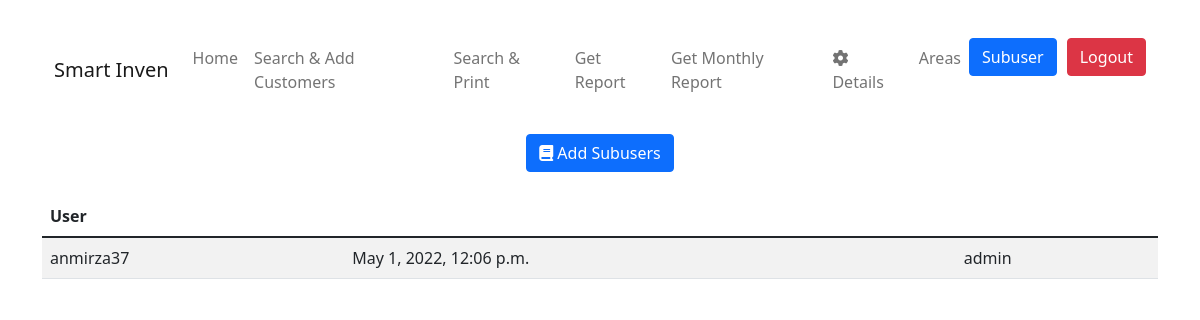
Before: /show_subusers/ (signed in) with the older database file.
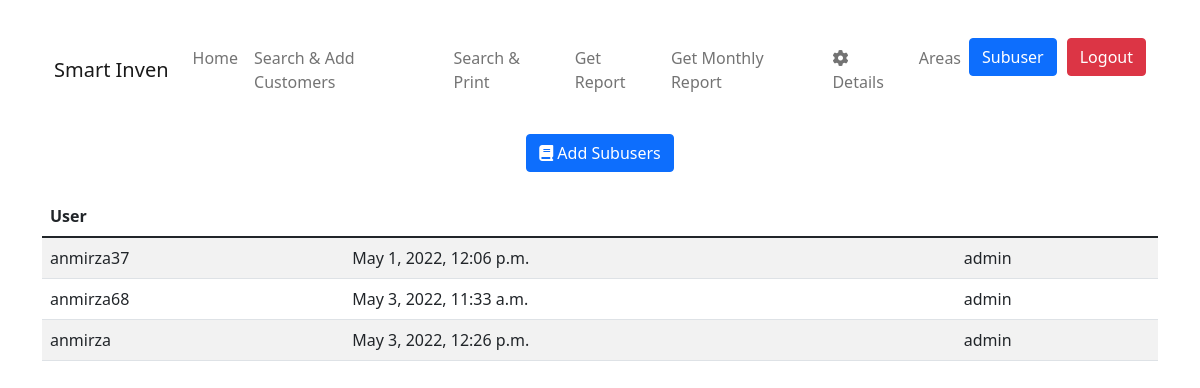
After: the same page with the newer database file.
### main/models.py (models this page shows, shortened)
class Subuser(models.Model):
    name = models.CharField(max_length=255, unique=True)
    created_at = models.DateTimeField(auto_now_add=True)
    created_by = models.ForeignKey(
        User, related_name='subuser', on_delete=models.CASCADE)

### main/views.py (the view)
# urls.py: path('show_subusers/', views.show_subusers, name='show_subusers'),
@login_required
def show_subusers(request):
    subuser = {}
    if Subuser.objects.all().exists():
        subuser = Subuser.objects.filter(created_by=request.user)
    return render(request, 'subusers.html', {'subuser': subuser})

### main/templates/subusers.html (shortened to what this page needs)
{% extends 'base.html' %} {% block title %}Subusers{% endblock %} {% block navbar %}
<nav class="navbar navbar-expand-lg navbar-light container">
  <div class="container-fluid">
    <a class="navbar-brand" href="{% url 'home' %}">Smart Inven</a>
    <div class="collapse navbar-collapse" id="navbarNav">
      <ul class="navbar-nav">
        <li class="nav-item">
          <a class="nav-link" aria-current="page" href="{% url 'home' %}"
            >Home</a
          >
        </li>
        <li class="nav-item">
          <a class="nav-link" href="{% url 'search' %}"
            >Search & Add Customers</a
          >
        </li>
        <li class="nav-item">
          <a class="nav-link" href="{% url 'search-and-print' %}"
            >Search & Print</a
          >
        </li>
        <li class="nav-item">
          <a class="nav-link" href="{% url 'report' %}">Get Report</a>
        </li>
        <li class="nav-item">
          <a class="nav-link" href="{% url 'monthly_report' %}"
            >Get Monthly Report</a
          >
        </li>
        <li class="nav-item">
          <a class="nav-link" href="{% url 'details' %}"
            ><i class="fa fa-gear"></i> Details</a
          >
        </li>
        {% if request.user.is_authenticated %} {% if request.user.is_staff %}
        <li class="nav-item">
          <a class="nav-link" href="{% url 'area' %}">Areas</a>
        </li>
        <li class="nav-item" style="margin-right: 10px">
          <a class="btn btn-primary" href="{% url 'show_subusers' %}"
            >Subuser</a
          >
        </li>
        {% endif %}
        <li class="nav-item">
          <a class="btn btn-danger" href="{% url 'logout' %}">Logout</a>
        </li>
        {% endif %}
      </ul>
    </div>
  </div>
</nav>
{% endblock %} {% block content %}
<div class="container">
  <div style="display: flex; justify-content: space-evenly" class="m-lg-4">
    <a href="{% url 'add_subusers' %}" class="btn btn-primary"
      ><i class="fa fa-book"></i> Add Subusers</a
    >
  </div>
  <div class="columns is-multiline mb-6">
    <table class="table table-striped">
      <thead>
        <tr>
          <th scope="col">User</th>
          <th scope="col"></th>
          <th scope="col"></th>
        </tr>
      </thead>
      <tbody>
        {% for User in subuser %}
        <tr>
          <td scope="row">{{User.name}}</td>
          <td scope="row">{{User.created_at}}</td>
          <td scope="row">{{User.created_by}}</td>
        </tr>
        {% endfor %}
      </tbody>
    </table>
  </div>
</div>
{% endblock %}

### main/templates/base.html (shortened to what this page needs)
{% load static %}
<!DOCTYPE html>
<html lang="en">
  <head>
    <link
      href="https://cdn.jsdelivr.net/npm/bootstrap@5.1.3/dist/css/bootstrap.min.css"
      rel="stylesheet"
    />
    <link
      rel="stylesheet"
      href="https://cdnjs.cloudflare.com/ajax/libs/font-awesome/6.1.1/css/all.min.css"
    />
    <link
      rel="stylesheet"
      type="text/css"
      href="https://cdn.datatables.net/1.11.5/css/jquery.dataTables.css"
    />
  </head>
  <body>
    {% block navbar %} {% endblock %} {% block content %} {% endblock %}
  </body>
</html>

Changed rows visible on the page:
added Subuser: name "anmirza68", created_at "May 3, 2022, 11:33 a.m.", created_by "admin"
added Subuser: name "anmirza", created_at "May 3, 2022, 12:26 p.m.", created_by "admin"
